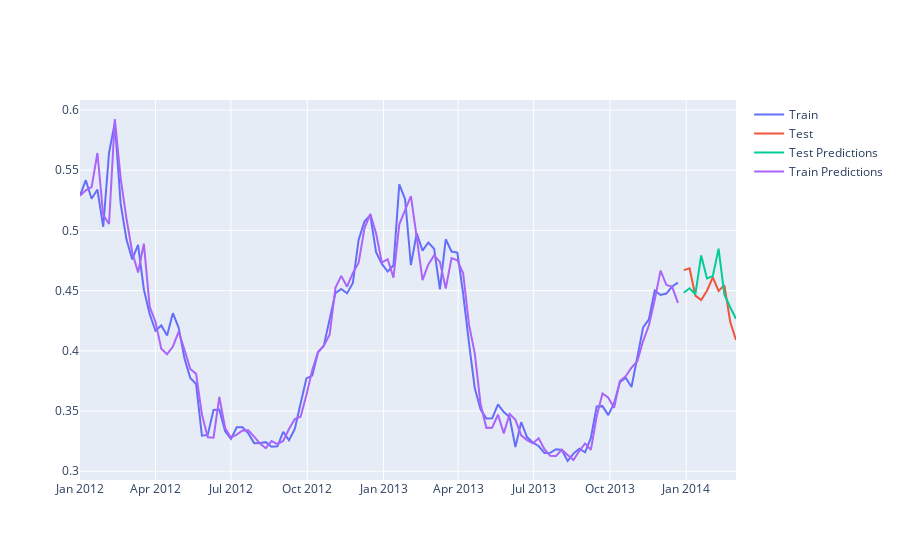

The cell this chart's notebook holds for it:
### Code cell
fig = go.Figure()
fig.add_trace(go.Line(x=ToU_train.index, y=ToU_train, mode='lines', name="Train"))
fig.add_trace(go.Line(x=ToU_test.index, y=ToU_test, mode='lines', name="Test"))
# fig.add_trace(go.Line(x=all_pred.index, y=all_pred, mode='lines', name="Predictions"))
fig.add_trace(go.Line(x=ToU_test.index, y=pred_test, mode='lines', name="Test Predictions"))
fig.add_trace(go.Line(x=ToU_train.index, y=pred_train, mode='lines', name="Train Predictions"))
fig.show()
